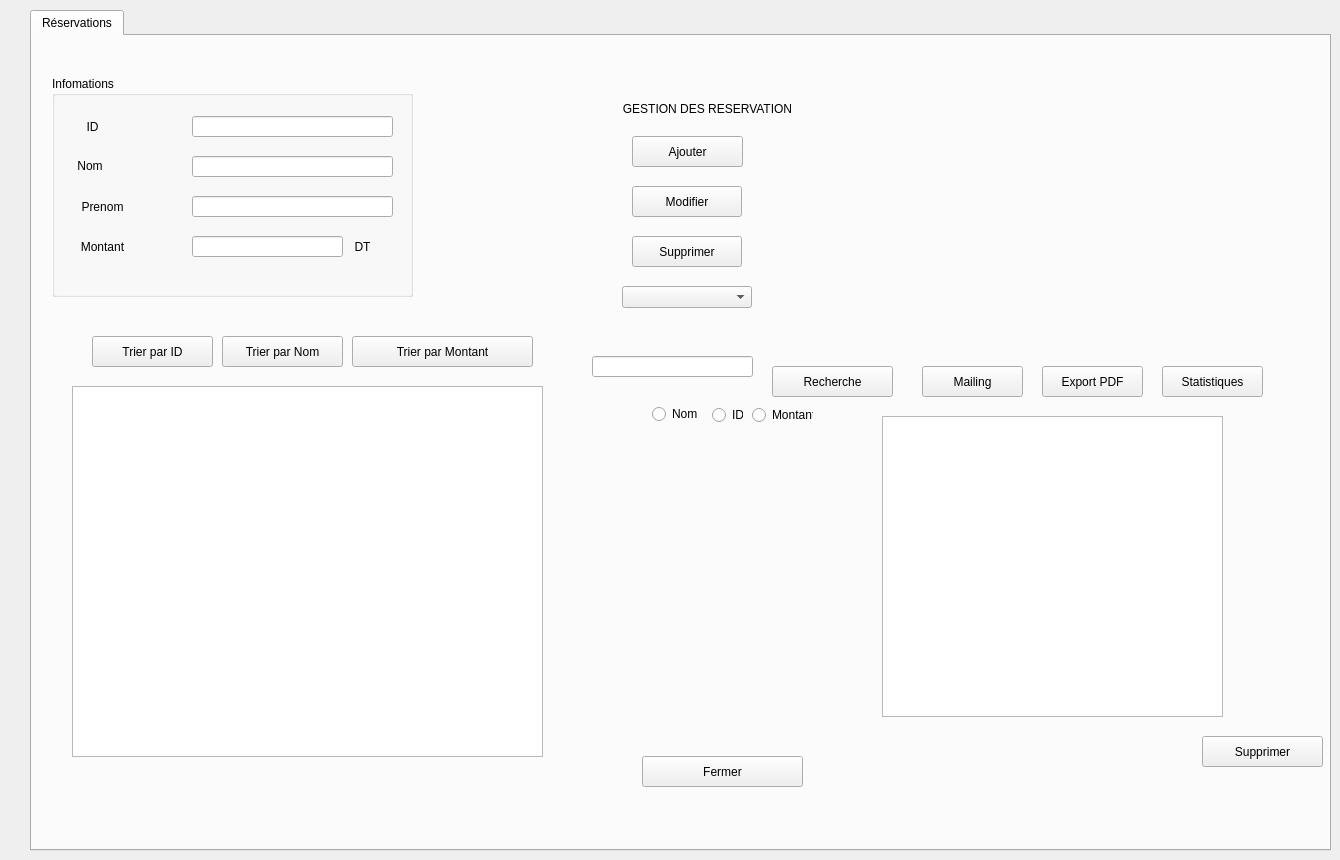
    <widget class="QWidget" name="tab_10">
     <attribute name="title">
      <string>Réservations</string>
     </attribute>
     <widget class="QTabWidget" name="tabWidget_2">
      <property name="geometry">
       <rect>
        <x>30</x>
        <y>10</y>
        <width>1301</width>
        <height>841</height>
       </rect>
      </property>
      <widget class="QWidget" name="tab_11">
       <attribute name="title">
        <string>Réservations</string>
       </attribute>
       <widget class="QPushButton" name="pushButton_SupprimerS">
        <property name="geometry">
         <rect>
          <x>1170</x>
          <y>700</y>
          <width>121</width>
          <height>31</height>
         </rect>
        </property>
         <property name="text">
         <string>Supprimer</string>
        </property>
       </widget>
       <widget class="QLabel" name="label_db">
        <property name="geometry">
         <rect>
          <x>50</x>
          <y>10</y>
          <width>261</width>
          <height>31</height>
         </rect>
        </property>
         <property name="text">
         <string />
        </property>
        <property name="alignment">
         <set>Qt::AlignCenter</set>
        </property>
       </widget>
       <widget class="QPushButton" name="pB_ExPDF">
        <property name="geometry">
         <rect>
          <x>1010</x>
          <y>330</y>
          <width>101</width>
          <height>31</height>
         </rect>
        </property>
         <property name="text">
         <string>Export PDF</string>
        </property>
       </widget>
       <widget class="QPushButton" name="pB_Recherche">
        <property name="geometry">
         <rect>
          <x>740</x>
          <y>330</y>
          <width>121</width>
          <height>31</height>
         </rect>
        </property>
         <property name="text">
         <string>Recherche</string>
        </property>
       </widget>
       <widget class="QPushButton" name="pB_TirerParType">
        <property name="geometry">
         <rect>
          <x>190</x>
          <y>300</y>
          <width>121</width>
          <height>31</height>
         </rect>
        </property>
         <property name="text">
         <string>Trier par Nom</string>
        </property>
       </widget>
       <widget class="QRadioButton" name="rB_ID">
        <property name="geometry">
         <rect>
          <x>680</x>
          <y>370</y>
          <width>31</width>
          <height>18</height>
         </rect>
        </property>
         <property name="text">
         <string>ID</string>
        </property>
       </widget>
       <widget class="QTableView" name="tab_res">
        <property name="geometry">
         <rect>
          <x>40</x>
          <y>350</y>
          <width>471</width>
          <height>371</height>
         </rect>
        </property>
         <property name="sizeAdjustPolicy">
         <enum>QAbstractScrollArea::AdjustToContentsOnFirstShow</enum>
        </property>
        <property name="showGrid">
         <bool>true</bool>
        </property>
        <property name="gridStyle">
         <enum>Qt::SolidLine</enum>
        </property>
        <property name="sortingEnabled">
         <bool>false</bool>
        </property>
        <property name="wordWrap">
         <bool>false</bool>
        </property>
        <property name="cornerButtonEnabled">
         <bool>false</bool>
        </property>
       </widget>
       <widget class="QLabel" name="labe_TitlePerso">
        <property name="geometry">
         <rect>
          <x>520</x>
          <y>60</y>
          <width>311</width>
          <height>25</height>
         </rect>
        </property>
         <property name="text">
         <string>GESTION DES RESERVATION</string>
        </property>
        <property name="alignment">
         <set>Qt::AlignCenter</set>
        </property>
       </widget>
       <widget class="QPushButton" name="pB_Supprimer">
        <property name="geometry">
         <rect>
          <x>600</x>
          <y>200</y>
          <width>110</width>
          <height>31</height>
         </rect>
        </property>
         <property name="text">
         <string>Supprimer</string>
        </property>
       </widget>
       <widget class="QRadioButton" name="rB_Mont">
        <property name="geometry">
         <rect>
          <x>720</x>
          <y>370</y>
          <width>61</width>
          <height>18</height>
         </rect>
        </property>
         <property name="text">
         <string>Montant</string>
        </property>
       </widget>
       <widget class="QPushButton" name="pB_TirerParMontant">
        <property name="geometry">
         <rect>
          <x>320</x>
          <y>300</y>
          <width>181</width>
          <height>31</height>
         </rect>
        </property>
         <property name="text">
         <string>Trier par Montant</string>
        </property>
       </widget>
       <widget class="QPushButton" name="pB_Ajouter">
        <property name="geometry">
         <rect>
          <x>600</x>
          <y>100</y>
          <width>111</width>
          <height>31</height>
         </rect>
        </property>
         <property name="text">
         <string>Ajouter</string>
        </property>
       </widget>
       <widget class="QLabel" name="label_Info">
        <property name="geometry">
         <rect>
          <x>950</x>
          <y>70</y>
          <width>291</width>
          <height>31</height>
         </rect>
        </property>
         <property name="text">
         <string />
        </property>
        <property name="alignment">
         <set>Qt::AlignCenter</set>
        </property>
       </widget>
       <widget class="QLineEdit" name="lineEdit_IDRecherche">
        <property name="geometry">
         <rect>
          <x>560</x>
          <y>320</y>
          <width>161</width>
          <height>21</height>
         </rect>
        </property>
        </widget>
       <widget class="QPushButton" name="pB_Stats">
        <property name="geometry">
         <rect>
          <x>1130</x>
          <y>330</y>
          <width>101</width>
          <height>31</height>
         </rect>
        </property>
         <property name="text">
         <string>Statistiques</string>
        </property>
       </widget>
       <widget class="QPushButton" name="pB_Mailing">
        <property name="geometry">
         <rect>
          <x>890</x>
          <y>330</y>
          <width>101</width>
          <height>31</height>
         </rect>
        </property>
         <property name="text">
         <string>Mailing</string>
        </property>
       </widget>
       <widget class="QTextBrowser" name="textBrowser_res">
        <property name="geometry">
         <rect>
          <x>850</x>
          <y>380</y>
          <width>341</width>
          <height>301</height>
         </rect>
        </property>
        </widget>
       <widget class="QRadioButton" name="rB_Nom">
        <property name="geometry">
         <rect>
          <x>620</x>
          <y>370</y>
          <width>51</width>
          <height>16</height>
         </rect>
        </property>
         <property name="text">
         <string>Nom</string>
        </property>
       </widget>
       <widget class="QPushButton" name="pushButton_Fermer">
        <property name="geometry">
         <rect>
          <x>610</x>
          <y>720</y>
          <width>161</width>
          <height>31</height>
         </rect>
        </property>
         <property name="text">
         <string>Fermer</string>
        </property>
       </widget>
       <widget class="QPushButton" name="pB_TirerParID">
        <property name="geometry">
         <rect>
          <x>60</x>
          <y>300</y>
          <width>121</width>
          <height>31</height>
         </rect>
        </property>
         <property name="text">
         <string>Trier par ID</string>
        </property>
       </widget>
       <widget class="QPushButton" name="pB_Modifier">
        <property name="geometry">
         <rect>
          <x>600</x>
          <y>150</y>
          <width>110</width>
          <height>31</height>
         </rect>
        </property>
         <property name="text">
         <string>Modifier</string>
        </property>
       </widget>
       <widget class="QGroupBox" name="gB_infopersonnel">
        <property name="geometry">
         <rect>
          <x>20</x>
          <y>40</y>
          <width>361</width>
          <height>221</height>
         </rect>
        </property>
         <property name="title">
         <string>Infomations</string>
        </property>
        <widget class="QLineEdit" name="lineEdit_Prenom">
         <property name="geometry">
          <rect>
           <x>140</x>
           <y>120</y>
           <width>201</width>
           <height>21</height>
          </rect>
         </property>
          <property name="text">
          <string />
         </property>
         <property name="alignment">
          <set>Qt::AlignLeading|Qt::AlignLeft|Qt::AlignTop</set>
         </property>
         <property name="cursorMoveStyle">
          <enum>Qt::VisualMoveStyle</enum>
         </property>
         <property name="clearButtonEnabled">
          <bool>false</bool>
         </property>
        </widget>
        <widget class="QLineEdit" name="lineEdit_ID">
         <property name="geometry">
          <rect>
           <x>140</x>
           <y>40</y>
           <width>201</width>
           <height>21</height>
          </rect>
         </property>
         </widget>
        <widget class="QLabel" name="label_ID_3">
         <property name="geometry">
          <rect>
           <x>-10</x>
           <y>40</y>
           <width>101</width>
           <height>21</height>
          </rect>
         </property>
          <property name="text">
          <string>ID</string>
         </property>
         <property name="alignment">
          <set>Qt::AlignCenter</set>
         </property>
        </widget>
        <widget class="QLabel" name="label_Nom_3">
         <property name="geometry">
          <rect>
           <x>20</x>
           <y>80</y>
           <width>36</width>
           <height>19</height>
          </rect>
         </property>
          <property name="text">
          <string>Nom</string>
         </property>
         <property name="alignment">
          <set>Qt::AlignCenter</set>
         </property>
        </widget>
        <widget class="QLineEdit" name="lineEdit_Nom">
         <property name="geometry">
          <rect>
           <x>140</x>
           <y>80</y>
           <width>201</width>
           <height>21</height>
          </rect>
         </property>
         </widget>
        <widget class="QLabel" name="label_Type_7">
         <property name="geometry">
          <rect>
           <x>0</x>
           <y>120</y>
           <width>101</width>
           <height>21</height>
          </rect>
         </property>
          <property name="text">
          <string>Prenom</string>
         </property>
         <property name="alignment">
          <set>Qt::AlignCenter</set>
         </property>
        </widget>
        <widget class="QLineEdit" name="lineEdit_Mont">
         <property name="geometry">
          <rect>
           <x>140</x>
           <y>160</y>
           <width>151</width>
           <height>21</height>
          </rect>
         </property>
          <property name="text">
          <string />
         </property>
         <property name="alignment">
          <set>Qt::AlignLeading|Qt::AlignLeft|Qt::AlignTop</set>
         </property>
         <property name="cursorMoveStyle">
          <enum>Qt::VisualMoveStyle</enum>
         </property>
         <property name="clearButtonEnabled">
          <bool>false</bool>
         </property>
        </widget>
        <widget class="QLabel" name="label_Type_8">
         <property name="geometry">
          <rect>
           <x>0</x>
           <y>160</y>
           <width>101</width>
           <height>21</height>
          </rect>
         </property>
          <property name="text">
          <string>Montant</string>
         </property>
         <property name="alignment">
          <set>Qt::AlignCenter</set>
         </property>
        </widget>
        <widget class="QLabel" name="label_Type_9">
         <property name="geometry">
          <rect>
           <x>280</x>
           <y>160</y>
           <width>61</width>
           <height>21</height>
          </rect>
         </property>
          <property name="text">
          <string>DT</string>
         </property>
         <property name="alignment">
          <set>Qt::AlignCenter</set>
         </property>
        </widget>
       </widget>
       <widget class="QComboBox" name="comboBox_ID">
        <property name="geometry">
         <rect>
          <x>590</x>
          <y>250</y>
          <width>130</width>
          <height>22</height>
         </rect>
        </property>
        </widget>
      </widget>
      </widget>
    </widget>
